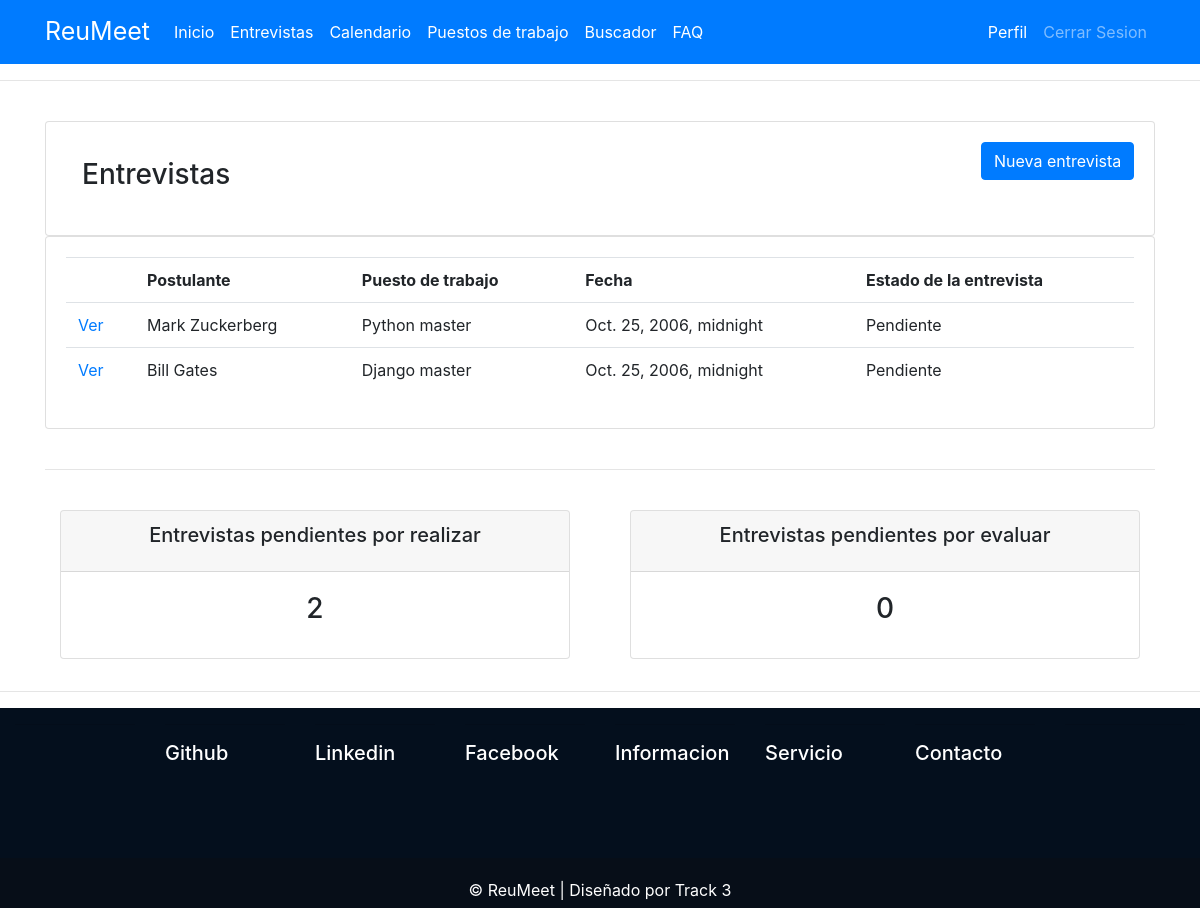
Before: /entrevistas/ (signed in) with the older database file.
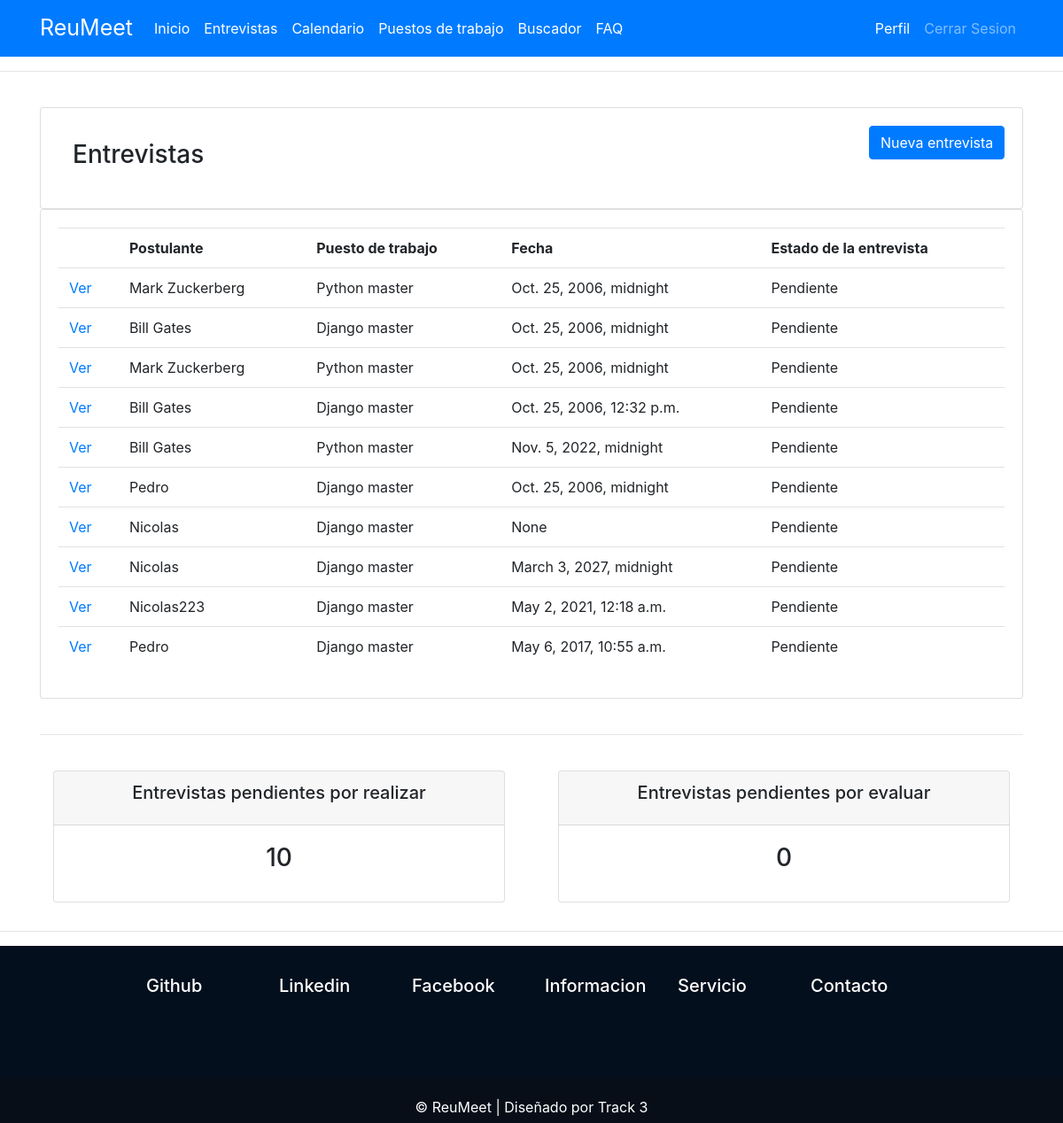
After: the same page with the newer database file.
### entrevistas/models.py (models this page shows, shortened)
class Entrevista(models.Model):
    STATUS = (
        ('Pendiente', 'Pendiente'),
        ('Entrevistado/a', 'Entrevistado/a'),
        ('Evaluado/a', 'Evaluado/a')
    )
    nombre_postulante = NombreField(
        _('Nombre del postulante'), blank=True, null=True)
    email = models.EmailField(_('Correo electrónico'), max_length=254)
    fecha_ingresado = models.DateTimeField(auto_now_add=True)
    cv = models.OneToOneField(
        CVfield, on_delete=models.CASCADE, blank=True, null=True)
    empresa = models.ForeignKey(User, null=True, on_delete=models.CASCADE)
    fecha_entrevista = models.DateTimeField(blank=True, null=True)
    puesto_trabajo = models.ForeignKey(
        Puesto_trabajo, on_delete=models.CASCADE)
    status = models.CharField(
        max_length=200, null=True, choices=STATUS, default='Pendiente')

class Puesto_trabajo(models.Model):
    empresa = models.ForeignKey(User, null=True, on_delete=models.CASCADE)
    titulo = models.CharField(max_length=100, null=True)
    descripcion = models.TextField(null=True)
    def __str__(self):
        return self.titulo

### entrevistas/views.py (the view)
# urls.py: path('entrevistas/', views.entrevistas), # vista general
@login_required(login_url='/login')
def entrevistas(request):
    entrevistas_user = Entrevista.objects.filter(empresa=request.user)
    pendientes = Entrevista.objects.filter(
        empresa=request.user, status='Pendiente').count()
    entrevistados = Entrevista.objects.filter(
        empresa=request.user, status='Entrevistado/a').count()
    context = {'entrevistas_user': entrevistas_user, 'pendientes': pendientes,
               'entrevistados': entrevistados}
    return render(request, 'entrevistas/entrevistas.html', context)

### entrevistas/templates/entrevistas/entrevistas.html
{% extends 'page/main.html' %}
{% block content %}
<br>
<div class="row">
    <div class="col-md">
        <div class="card card-body">
            <div class="row">
                <div class="col-md-10">
                    <h3 class="w-75 p-3">Entrevistas</h3>
                </div>
                <div class="col-md-2 float-right">
                    <a href="{% url 'crear_entrevista' %}"><button class="btn btn-primary"
                            (click)="onAddCategoieModal(addCategorieModal)">Nueva entrevista</button></a>
                </div>
            </div>
        </div>
        <div class="card card-body">
            <table class="table">
                <tr>
                    <th></th>
                    <th>Postulante</th>
                    <th>Puesto de trabajo</th>
                    <th>Fecha</th>
                    <th>Estado de la entrevista</th>
                </tr>
                {% for i in entrevistas_user %}
                <tr>
                    <td><a href="{% url 'entrevista' i.id %}">Ver</a></td>
                    <td>{{i.nombre_postulante}}</td>
                    <td>{{i.puesto_trabajo}}</td>
                    <td>{{i.fecha_entrevista}}</td>
                    <td>{{i.status}}</td>
                </tr>
                {% endfor %}
            </table>
        </div>
    </div>
</div>
<br>
<hr>
<br>
<div class="row">
    <div class="col">
        <div class="col-md">
            <div class="card text-center text-black  mb-3" id="orders-delivered">
                <div class="card-header">
                    <h5 class="card-title">Entrevistas pendientes por realizar</h5>
                </div>
                <div class="card-body">
                    <h3 class="card-title">{{pendientes}}</h3>
                </div>
            </div>
        </div>
    </div>
    <div class="col">
        <div class="col-md">
            <div class="card text-center text-black  mb-3" id="orders-pending">
                <div class="card-header">
                    <h5 class="card-title">Entrevistas pendientes por evaluar</h5>
                </div>
                <div class="card-body">
                    <h3 class="card-title">{{entrevistados}}</h3>
                </div>
            </div>
        </div>
    </div>
</div>
{% endblock content %}

### page/templates/page/main.html (shortened to what this page needs)
<DOCTYPE html>
  <html>
  <head>
    <link rel="stylesheet" href="https://maxcdn.bootstrapcdn.com/bootstrap/4.0.0/css/bootstrap.min.css"
>
  </head>
  <body>
    {% include 'page/navbar.html' %}
    <hr>
    <div class="page-wrapper">
      <main role="main" class="container">
        {% block content %}{% endblock %}
      </main>
    </div>
    <hr>
    {% include 'page/footer.html' %}
  </body>
  </html>

### page/templates/page/navbar.html (shortened to what this page needs)
<nav class="navbar navbar-expand-lg navbar-dark bg-primary">
  <div class="container">
    <a class="navbar-brand" href="/" style="font-size:25px" ;>ReuMeet</a>
    <div class="collapse navbar-collapse" id="navbarNav">
      <ul class="navbar-nav">
        <li class="nav-item active">
          <a class="nav-link" href="/">Inicio <span class="sr-only">(current)</span></a>
        </li>
        {% if request.user.is_authenticated %}
        <li class="nav-item active">
          <a class="nav-link" href="/entrevistas">Entrevistas</a>
        </li>
        <li class="nav-item active">
          <a class="nav-link" href="/calendario">Calendario</a>
        </li>
        <li class="nav-item active">
          <a class="nav-link" href="/puestos">Puestos de trabajo</a>
        </li>
        <li class="nav-item active">
          <a class="nav-link" href="#">Buscador</a>
        </li>
        {% endif %}
        <li class="nav-item active">
          <a class="nav-link disabled" href="#">FAQ</a>
        </li>
      </ul>
      <div class="navbar-nav">
        {% if request.user.is_authenticated %}
        <a class="nav-item nav-link active" href="/perfil">Perfil</a>
        <a class="nav-item nav-link" href="/logout">Cerrar Sesion</a>
        {% else %}
        <a class="nav-item nav-link active" href="/register">Registrarse</a>
        <a class="nav-item nav-link" href="/login">Iniciar sesion</a>
        {% endif %}
      </div>
</nav>

### page/templates/page/footer.html (shortened to what this page needs)
<div class="footer">
    <div class="container">
        <hr>
    </div>
    <div class="container">
        <hr>
        <h5><a href="https://github.com/CrisUriarte/Sprint-2" style="color:rgb(255, 255, 255)">Github</a></h5>
    </div>
    <div class="container">
        <hr>
        <h5><a href="#" style="color:rgb(255, 255, 255)">Linkedin</a></h5>
    </div>
    <div class="container">
        <hr>
        <h5><a href="#" style="color:rgb(255, 255, 255)">Facebook</a></h5>
    </div>
    <div class="container">
        <hr>
        <h5><a href="#" style="color:rgb(255, 255, 255)">Informacion</a></h5>
    </div>
    <div class="container">
        <hr>
        <h5><a href="#" style="color:rgb(255, 255, 255)">Servicio</a></h5>
    </div>
    <div class="container">
        <hr>
        <h5><a href="#" style="color:rgb(255, 255, 255)">Contacto</a></h5>
    </div>
    <div class="container">
        <hr>
    </div>
    <div class="footer-bottom">
        &copy; ReuMeet | Diseñado por Track 3
    </div>
</div>

### page/templates/page/main.html (style rules this page uses)
.page-wrapper { min-height: 65%; }

### page/templates/page/footer.html (style rules this page uses)
.footer { background: rgb(4, 15, 29); color: rgb(255, 255, 255); height: 200px; position: relative; display: flex; }
.footer .footer-bottom { background: rgb(7, 14, 24); color: rgb(255, 255, 255); height: 50px; width: 100%; text-align: center; position: absolute; bottom: 0px; left: 0px; padding-top: 20px; }

Changed rows visible on the page:
added Entrevista: nombre_postulante "Mark Zuckerberg", puesto_trabajo "Python master", fecha_entrevista "Oct. 25, 2006, midnight", status "Pendiente"
added Entrevista: nombre_postulante "Bill Gates", puesto_trabajo "Django master", fecha_entrevista "Oct. 25, 2006, 12:32 p.m.", status "Pendiente"
added Entrevista: nombre_postulante "Bill Gates", puesto_trabajo "Python master", fecha_entrevista "Nov. 5, 2022, midnight", status "Pendiente"
added Entrevista: nombre_postulante "Pedro", puesto_trabajo "Django master", fecha_entrevista "Oct. 25, 2006, midnight", status "Pendiente"
added Entrevista: nombre_postulante "Nicolas", puesto_trabajo "Django master", fecha_entrevista "None", status "Pendiente"
added Entrevista: nombre_postulante "Nicolas", puesto_trabajo "Django master", fecha_entrevista "March 3, 2027, midnight", status "Pendiente"
added Entrevista: nombre_postulante "Nicolas223", puesto_trabajo "Django master", fecha_entrevista "May 2, 2021, 12:18 a.m.", status "Pendiente"
added Entrevista: nombre_postulante "Pedro", puesto_trabajo "Django master", fecha_entrevista "May 6, 2017, 10:55 a.m.", status "Pendiente"
Other visible differences:
{{ pendientes }}: "2" → "10"
